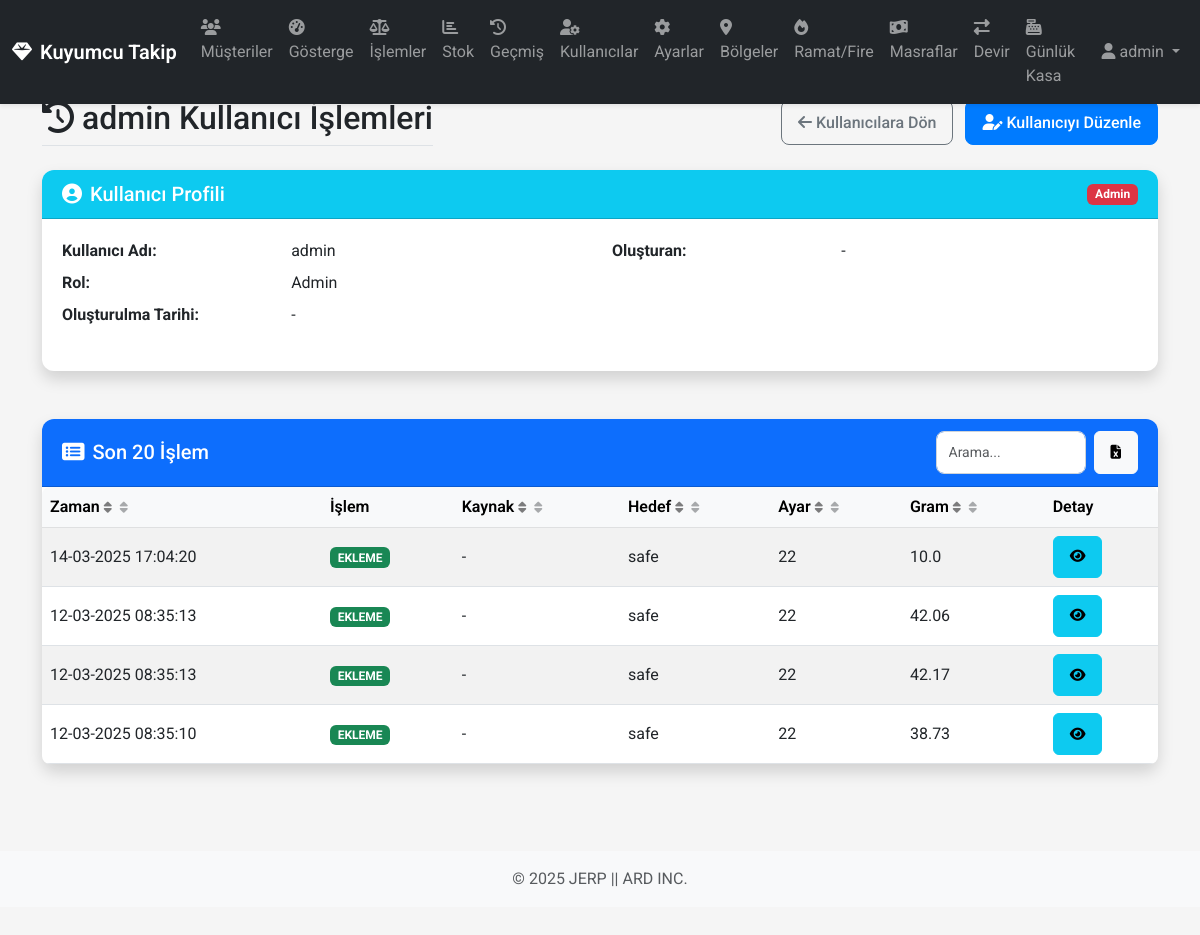
/users/1/operations (signed in), run on an earlier commit of the app's database.
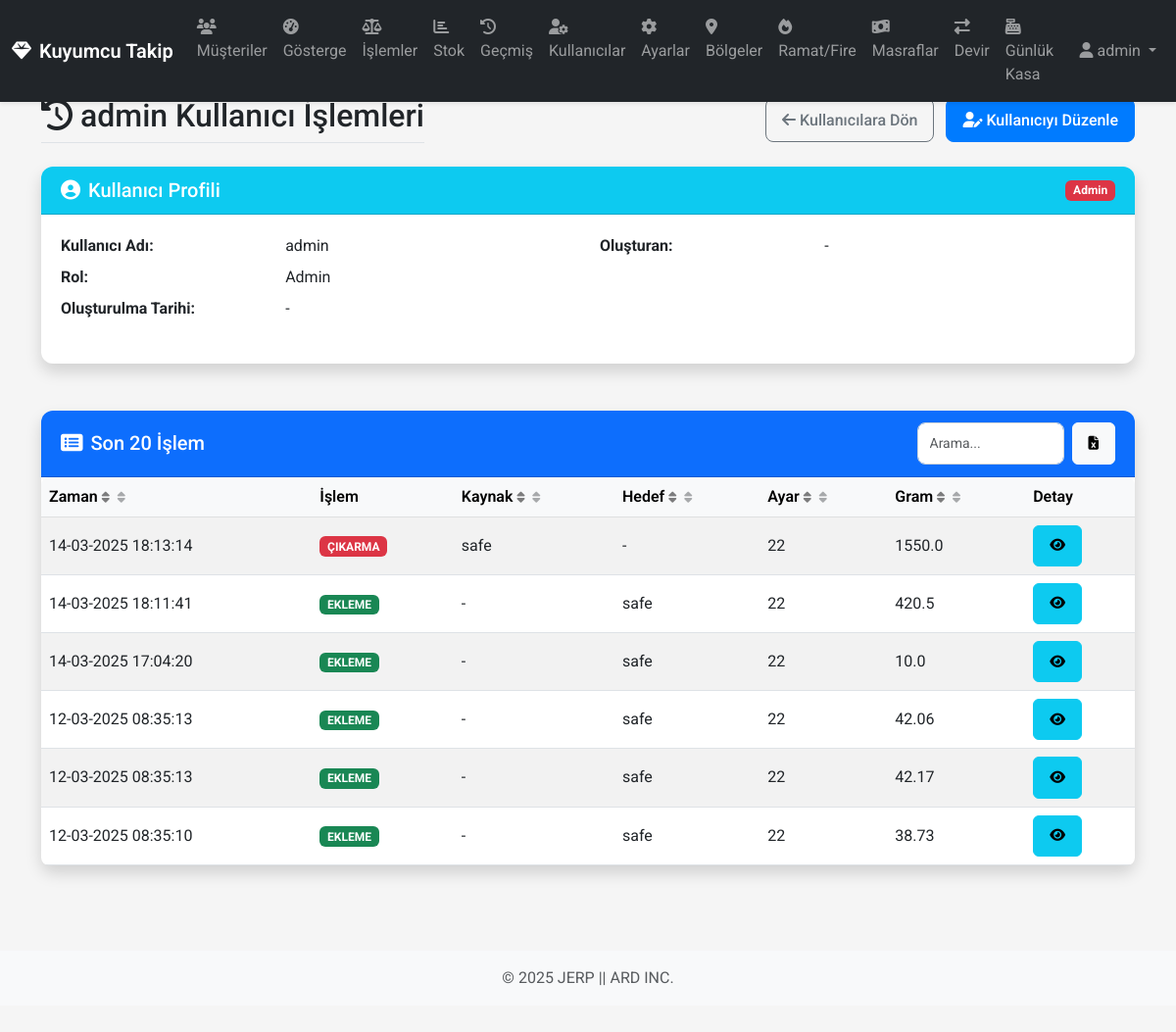
And on a later commit of the database.
### app/models/database.py (models this page shows, shortened)
class User(db.Model, UserMixin):
    __tablename__ = 'users'
    id = db.Column(db.Integer, primary_key=True)
    username = db.Column(db.String(64), unique=True, nullable=False)
    password_hash = db.Column(db.String(128), nullable=False)
    is_admin = db.Column(db.Boolean, default=False)
    role = db.Column(db.String(20), default='staff')
    created_by_id = db.Column(db.Integer, db.ForeignKey('users.id'))
    created_at = db.Column(db.DateTime, default=datetime.utcnow)
    created_by = db.relationship('User', remote_side=[id], backref=db.backref('created_users', lazy='dynamic'))
    def has_role(self, role):
        if self.is_admin:
            return True
        if role == 'manager' and self.role == 'manager':
            return True
        if role == 'staff' and (self.role == 'manager' or self.role == 'staff'):
            return True
        return False

class Operation(db.Model):
    __tablename__ = 'operations'
    id = db.Column(db.Integer, primary_key=True)
    timestamp = db.Column(db.DateTime, default=datetime.utcnow, nullable=False)
    operation_type = db.Column(db.String(20), nullable=False)
    user_id = db.Column(db.Integer, db.ForeignKey('users.id'))
    source_region_id = db.Column(db.Integer, db.ForeignKey('regions.id'))
    target_region_id = db.Column(db.Integer, db.ForeignKey('regions.id'))
    setting_id = db.Column(db.Integer, db.ForeignKey('settings.id'), nullable=False)
    gram = db.Column(db.Float, nullable=False)
    source_region = db.relationship('Region', foreign_keys=[source_region_id])
    target_region = db.relationship('Region', foreign_keys=[target_region_id])
    setting = db.relationship('Setting')
    user = db.relationship('User', backref=db.backref('operations', lazy='dynamic'))

class Region(db.Model):
    __tablename__ = 'regions'
    id = db.Column(db.Integer, primary_key=True)
    name = db.Column(db.String(20), unique=True, nullable=False)
    is_active = db.Column(db.Boolean, default=True)  # Bölgenin aktif/silindi durumu
    is_default = db.Column(db.Boolean, default=False)  # Varsayılan bölge mi?
    created_at = db.Column(db.DateTime, default=datetime.utcnow)

class Setting(db.Model):
    __tablename__ = 'settings'
    id = db.Column(db.Integer, primary_key=True)
    name = db.Column(db.String(10), unique=True, nullable=False)
    purity_per_thousand = db.Column(db.Integer, nullable=False, default=916)  # Varsayılan değer 22 ayar için

### app/routes/views.py (the view)
@main_bp.route('/users/<int:user_id>/operations')
@login_required
def user_operations(user_id):
    user = User.query.get_or_404(user_id)
    if not current_user.has_role('manager') and current_user.id != user_id:
        flash('Bu sayfaya erişim yetkiniz yok!', 'danger')
        return redirect(url_for('main.dashboard'))
    operations = Operation.query.filter_by(user_id=user_id).order_by(Operation.timestamp.desc()).limit(20).all()
    return render_template('user_operations.html', user=user, operations=operations)

### app/templates/user_operations.html (shortened to what this page needs)
{% extends 'base.html' %}
{% block content %}
<div class="row mb-4">
    <div class="col">
        <div class="d-flex justify-content-between align-items-center flex-wrap">
            <h2 class="border-bottom pb-2 mb-0">
                <i class="fas fa-history me-2"></i>{{ user.username }} Kullanıcı İşlemleri
            </h2>
            <div class="mt-2 mt-md-0">
                <a href="{{ url_for('main.users') }}" class="btn btn-outline-secondary me-2">
                    <i class="fas fa-arrow-left me-1"></i><span class="d-none d-md-inline-block">Kullanıcılara Dön</span>
                </a>
                <a href="{{ url_for('main.edit_user', user_id=user.id) }}" class="btn btn-primary">
                    <i class="fas fa-user-edit me-1"></i><span class="d-none d-md-inline-block">Kullanıcıyı Düzenle</span>
                </a>
            </div>
        </div>
    </div>
</div>
<div class="row mb-4">
    <div class="col-12">
        <div class="card shadow">
            <div class="card-header bg-info text-white d-flex justify-content-between align-items-center">
                <h5 class="mb-0">
                    <i class="fas fa-user-circle me-2"></i>Kullanıcı Profili
                </h5>
                <span class="badge {% if user.is_admin %}bg-danger{% elif user.role == 'manager' %}bg-warning text-dark{% else %}bg-primary{% endif %}">
                    {% if user.is_admin %}Admin{% elif user.role == 'manager' %}Yönetici{% else %}Görevli{% endif %}
                </span>
            </div>
            <div class="card-body">
                <div class="row">
                    <div class="col-md-6">
                        <dl class="row">
                            <dt class="col-sm-5">Kullanıcı Adı:</dt>
                            <dd class="col-sm-7">{{ user.username }}</dd>
                            <dt class="col-sm-5">Rol:</dt>
                            <dd class="col-sm-7">
                                {% if user.is_admin %}Admin{% elif user.role == 'manager' %}Yönetici{% else %}Görevli{% endif %}
                            </dd>
                            <dt class="col-sm-5">Oluşturulma Tarihi:</dt>
                            <dd class="col-sm-7">{{ user.created_at.strftime('%Y-%m-%d %H:%M') if user.created_at else "-" }}</dd>
                        </dl>
                    </div>
                    <div class="col-md-6">
                        <dl class="row">
                            <dt class="col-sm-5">Oluşturan:</dt>
                            <dd class="col-sm-7">{{ user.created_by.username if user.created_by else '-' }}</dd>
                        </dl>
                    </div>
                </div>
            </div>
        </div>
    </div>
</div>
<div class="row">
    <div class="col-12">
        <div class="card shadow">
            <div class="card-header bg-primary text-white d-flex justify-content-between align-items-center">
                <h5 class="mb-0">
                    <i class="fas fa-list-alt me-2"></i>Son 20 İşlem
                </h5>
                <div class="d-flex align-items-center">
                    <input type="text" class="form-control form-control-sm me-2"
                           id="table-search"
                           placeholder="Arama..."
                           style="width: 150px;">
                    <button id="btn-export" class="btn btn-sm btn-light" title="Excel'e Aktar">
                        <i class="fas fa-file-excel"></i>
                    </button>
                </div>
            </div>
            <div class="card-body p-0">
                <div class="table-responsive">
                    <table class="table table-hover table-striped mb-0 table-sortable" id="operations-table">
                        <thead class="table-light">
                            <tr>
                                <th class="sortable" data-sort="date">Zaman <i class="fas fa-sort"></i></th>
                                <th>İşlem</th>
                                <th class="sortable" data-sort="source">Kaynak <i class="fas fa-sort"></i></th>
                                <th class="sortable" data-sort="target">Hedef <i class="fas fa-sort"></i></th>
                                <th class="sortable" data-sort="setting">Ayar <i class="fas fa-sort"></i></th>
                                <th class="sortable" data-sort="gram">Gram <i class="fas fa-sort"></i></th>
                                <th>Detay</th>
                            </tr>
                        </thead>
                        <tbody>
                            {% for operation in operations %}
                            <tr>
                                <td data-label="Zaman">{{ operation.timestamp.strftime('%d-%m-%Y %H:%M:%S') }}</td>
                                <td data-label="İşlem">
                                    <span class="badge {% if operation.operation_type == 'ADD' %}bg-success{% else %}bg-danger{% endif %}">
                                        {{ 'EKLEME' if operation.operation_type == 'ADD' else 'ÇIKARMA' }}
                                    </span>
                                </td>
                                <td data-label="Kaynak">{{ operation.source_region.name if operation.source_region else "-" }}</td>
                                <td data-label="Hedef">{{ operation.target_region.name if operation.target_region else "-" }}</td>
                                <td data-label="Ayar">{{ operation.setting.name }}</td>
                                <td data-label="Gram">{{ operation.gram }}</td>
                                <td data-label="Detay">
                                    <button class="btn btn-sm btn-info show-details"
                                            data-bs-toggle="modal"
                                            data-bs-target="#operationDetailModal"
                                            data-time="{{ operation.timestamp.strftime('%d-%m-%Y %H:%M:%S') }}"
                                            data-operation="{{ 'Ekleme' if operation.operation_type == 'ADD' else 'Çıkarma' }}"
                                            data-source="{{ operation.source_region.name if operation.source_region else '-' }}"
                                            data-target="{{ operation.target_region.name if operation.target_region else '-' }}"
                                            data-setting="{{ operation.setting.name }}"
                                            data-gram="{{ operation.gram }}">
                                        <i class="fas fa-eye"></i>
                                    </button>
                                </td>
                            </tr>
                            {% endfor %}
                        </tbody>
                    </table>
                </div>
            </div>
        </div>
    </div>
</div>
{% endblock %}

### app/templates/base.html (shortened to what this page needs)
<!DOCTYPE html>
<html lang="tr">
<head>
    <link href="https://cdn.jsdelivr.net/npm/bootstrap@5.3.0/dist/css/bootstrap.min.css" rel="stylesheet">
    <link rel="stylesheet" href="https://cdnjs.cloudflare.com/ajax/libs/font-awesome/6.4.0/css/all.min.css">
    <link rel="stylesheet" href="{{ url_for('static', filename='css/style.css') }}">
    <link rel="stylesheet" href="{{ url_for('static', filename='css/mobile.css') }}">
</head>
<body>
    {% if current_user.is_authenticated %}
    <nav class="navbar navbar-expand-lg navbar-dark bg-dark fixed-top">
        <div class="container-fluid">
            <a class="navbar-brand d-flex align-items-center" href="{{ url_for('main.dashboard') }}">
                <i class="fas fa-gem me-2"></i>Kuyumcu Takip
            </a>
            <div class="collapse navbar-collapse" id="navbarNav">
                <ul class="navbar-nav me-auto">
                    <li class="nav-item">
                        <a class="nav-link {% if request.endpoint == 'main.customers' %}active{% endif %}" href="{{ url_for('main.customers') }}">
                            <i class="fas fa-users nav-icon"></i>
                            <span class="nav-text">Müşteriler</span>
                        </a>
                    </li>
                    <li class="nav-item">
                        <a class="nav-link {% if request.endpoint == 'main.dashboard' %}active{% endif %}" href="{{ url_for('main.dashboard') }}">
                            <i class="fas fa-tachometer-alt nav-icon"></i>
                            <span class="nav-text">Gösterge</span>
                        </a>
                    </li>
                    <li class="nav-item">
                        <a class="nav-link {% if request.endpoint == 'main.operations' %}active{% endif %}" href="{{ url_for('main.operations') }}">
                            <i class="fas fa-balance-scale nav-icon"></i>
                            <span class="nav-text">İşlemler</span>
                        </a>
                    </li>
                    <li class="nav-item">
                        <a class="nav-link {% if request.endpoint == 'main.stock' %}active{% endif %}" href="{{ url_for('main.stock') }}">
                            <i class="fas fa-chart-bar nav-icon"></i>
                            <span class="nav-text">Stok</span>
                        </a>
                    </li>
                    <li class="nav-item">
                        <a class="nav-link {% if request.endpoint == 'main.history' %}active{% endif %}" href="{{ url_for('main.history') }}">
                            <i class="fas fa-history nav-icon"></i>
                            <span class="nav-text">Geçmiş</span>
                        </a>
                    </li>
                    {% if current_user.has_role('manager') %}
                    <li class="nav-item">
                        <a class="nav-link {% if request.endpoint == 'main.users' %}active{% endif %}" href="{{ url_for('main.users') }}">
                            <i class="fas fa-user-cog nav-icon"></i>
                            <span class="nav-text">Kullanıcılar</span>
                        </a>
                    </li>
                    {% endif %}
                    {% if current_user.is_admin %}
                    <li class="nav-item">
                        <a class="nav-link {% if request.endpoint == 'main.settings' %}active{% endif %}" href="{{ url_for('main.settings') }}">
                            <i class="fas fa-cog nav-icon"></i>
                            <span class="nav-text">Ayarlar</span>
                        </a>
                    </li>
                    {% endif %}
                    <li class="nav-item">
                        <a class="nav-link {% if request.endpoint == 'main.regions' %}active{% endif %}" href="{{ url_for('main.manage_regions') }}">
                            <i class="fas fa-map-marker-alt nav-icon"></i>
                            <span class="nav-text">Bölgeler</span>
                        </a>
                    </li>
                    <li class="nav-item">
                        <a class="nav-link {% if request.endpoint == 'main.ramat' or request.endpoint == 'main.fires' %}active{% endif %}" href="{{ url_for('main.ramat') }}">
                            <i class="fas fa-fire nav-icon"></i>
                            <span class="nav-text">Ramat/Fire</span>
                        </a>
                    </li>
                    <li class="nav-item">
                        <a class="nav-link {% if request.endpoint == 'main.expenses' %}active{% endif %}" href="{{ url_for('main.expenses') }}">
                            <i class="fas fa-money-bill-wave nav-icon"></i>
                            <span class="nav-text">Masraflar</span>
                        </a>
                    </li>
                    <li class="nav-item">
                        <a class="nav-link {% if request.endpoint == 'main.transfers' or request.endpoint == 'main.new_transfer' %}active{% endif %}" href="{{ url_for('main.transfers') }}">
                            <i class="fas fa-exchange-alt nav-icon"></i>
                            <span class="nav-text">Devir</span>
                        </a>
                    </li>
                    <li class="nav-item">
                        <a class="nav-link {% if request.endpoint == 'main.daily_vault' or request.endpoint == 'main.daily_vault_history' %}active{% endif %}" href="{{ url_for('main.daily_vault') }}">
                            <i class="fas fa-cash-register nav-icon"></i>
                            <span class="nav-text">Günlük Kasa</span>
                        </a>
                    </li>
                </ul>
                <div class="navbar-nav d-flex align-items-center">
                    <div class="nav-item dropdown">
                        <a class="nav-link dropdown-toggle" href="#" id="navbarDropdown" role="button" data-bs-toggle="dropdown">
                            <i class="fas fa-user me-1"></i><span class="username-text">{{ current_user.username }}</span>
                        </a>
                    </div>
                </div>
            </div>
        </div>
    </nav>
    {% endif %}
    <div class="container main-container mt-4 mb-5">
        {% block content %}{% endblock %}
    </div>
    <footer class="footer py-3 bg-light">
        <div class="container text-center">
            <span class="text-muted">© 2025 JERP || ARD INC. </span>
        </div>
    </footer>
</body>
</html>

What changed in the data, as far as the page shows it:
added Operation: timestamp "14-03-2025 18:13:14", operation_type "ÇIKARMA", source_region "safe", target_region "-", setting.name "22", gram "1550.0"
added Operation: timestamp "14-03-2025 18:11:41", operation_type "EKLEME", source_region "-", target_region "safe", setting.name "22", gram "420.5"
